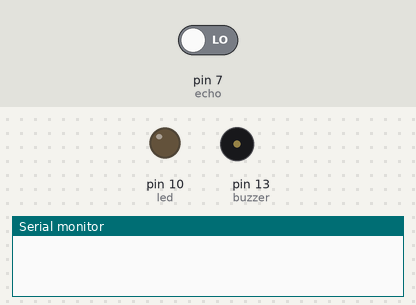
The sketch below on a simulated Arduino Uno, built with avr-gcc and run on an emulated ATmega328P. Shown: output pins drawn as LEDs (lit = HIGH), buzzer (waves = sounding), the last lines printed to the serial monitor. Inputs (shaded band) come from the test bench; at power-on: pin 7 (echo) LOW. Pins used as bus, display or sensor lines are not drawn.

Above: at 1.0 s.
At 3.0 s:
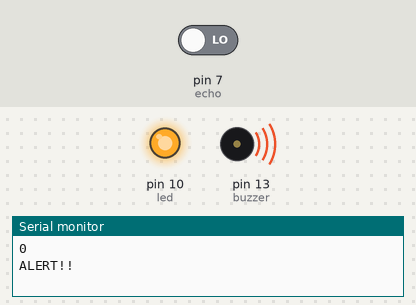
Timing chart, 0 to 9.1 s (numbered marks = the images above):
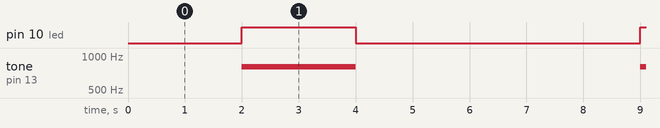

Measured:
- by itself, pin 10 (led): alternates HIGH for 2.0 s and LOW for 5.0 s
- by itself, tone on pin 13 (buzzer): alternates 800 Hz for 2.0 s and silent for 5.0 s

The sketch:

ultrasonicBuzzer.ino
```cpp
int echo=7, trig=6, buzzer=13, led=10;
void setup()
{
  pinMode(echo,INPUT);
  pinMode(trig,OUTPUT);
  pinMode(buzzer,OUTPUT);
  pinMode(led,OUTPUT);
  Serial.begin(9600);
}
int duration;
void loop()
{
  digitalWrite(trig,LOW);
  delay(500);
  digitalWrite(trig,HIGH);
  delay(500);
  digitalWrite(trig,LOW);
  duration=pulseIn(echo,HIGH);
  int distance=duration*0.034/2;
  int distanceInFeet=distance*0.0328;
  Serial.println(distanceInFeet);
    if(distanceInFeet<3){
    Serial.println("ALERT!!");
    digitalWrite(led,HIGH);
    tone(13,800,2000);
    delay(2000);
    digitalWrite(led,LOW);
  }
  delay(3000);
}
```
